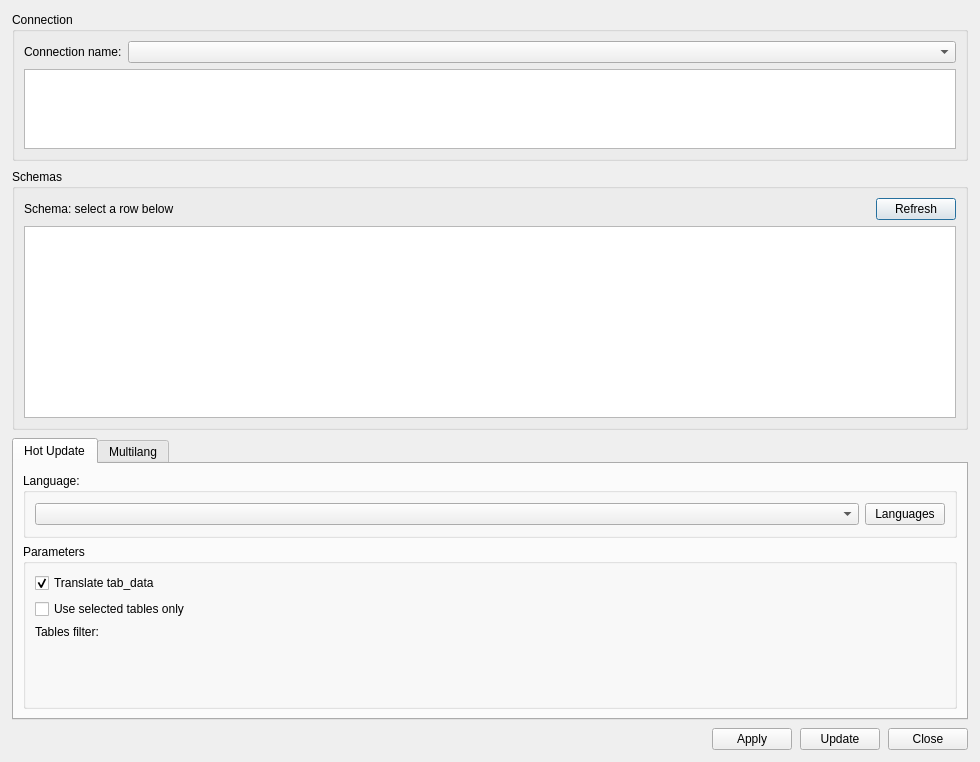
<?xml version="1.0" encoding="UTF-8"?>
<ui version="4.0">
 <class>dlg_admin_i18n_languages</class>
 <widget class="QDialog" name="dlg_admin_i18n_languages">
  <property name="geometry">
   <rect>
    <x>0</x>
    <y>0</y>
    <width>980</width>
    <height>762</height>
   </rect>
  </property>
  <property name="minimumSize">
   <size>
    <width>720</width>
    <height>520</height>
   </size>
  </property>
  <property name="windowTitle">
   <string>Manage languages</string>
  </property>
  <layout class="QVBoxLayout" name="verticalLayout">
   <property name="spacing">
    <number>8</number>
   </property>
   <property name="leftMargin">
    <number>12</number>
   </property>
   <property name="topMargin">
    <number>12</number>
   </property>
   <property name="rightMargin">
    <number>12</number>
   </property>
   <property name="bottomMargin">
    <number>12</number>
   </property>
   <item>
    <widget class="QGroupBox" name="grb_connection">
     <property name="title">
      <string>Connection</string>
     </property>
     <layout class="QVBoxLayout" name="layout_connection">
      <property name="spacing">
       <number>6</number>
      </property>
      <item>
       <layout class="QHBoxLayout" name="layout_connection_combo">
        <item>
         <widget class="QLabel" name="lbl_connection">
          <property name="text">
           <string>Connection name:</string>
          </property>
         </widget>
        </item>
        <item>
         <widget class="QComboBox" name="cmb_connection">
          <property name="sizePolicy">
           <sizepolicy hsizetype="Expanding" vsizetype="Fixed">
            <horstretch>1</horstretch>
            <verstretch>0</verstretch>
           </sizepolicy>
          </property>
         </widget>
        </item>
       </layout>
      </item>
      <item>
       <widget class="QTextEdit" name="txt_system_info">
        <property name="sizePolicy">
         <sizepolicy hsizetype="Expanding" vsizetype="Fixed">
          <horstretch>0</horstretch>
          <verstretch>0</verstretch>
         </sizepolicy>
        </property>
        <property name="minimumSize">
         <size>
          <width>0</width>
          <height>72</height>
         </size>
        </property>
        <property name="maximumSize">
         <size>
          <width>16777215</width>
          <height>88</height>
         </size>
        </property>
        <property name="readOnly">
         <bool>true</bool>
        </property>
       </widget>
      </item>
     </layout>
    </widget>
   </item>
   <item>
    <widget class="QGroupBox" name="grb_schemas">
     <property name="sizePolicy">
      <sizepolicy hsizetype="Preferred" vsizetype="Fixed">
       <horstretch>0</horstretch>
       <verstretch>0</verstretch>
      </sizepolicy>
     </property>
     <property name="title">
      <string>Schemas</string>
     </property>
     <layout class="QVBoxLayout" name="layout_schemas">
      <property name="spacing">
       <number>6</number>
      </property>
      <item>
       <layout class="QHBoxLayout" name="layout_schema_header">
        <item>
         <widget class="QLabel" name="lbl_schema_selection">
          <property name="text">
           <string>Schema: select a row below</string>
          </property>
         </widget>
        </item>
        <item>
         <spacer name="horizontalSpacer_schema">
          <property name="orientation">
           <enum>Qt::Horizontal</enum>
          </property>
          <property name="sizeHint" stdset="0">
           <size>
            <width>40</width>
            <height>20</height>
           </size>
          </property>
         </spacer>
        </item>
        <item>
         <widget class="QPushButton" name="btn_refresh">
          <property name="text">
           <string>Refresh</string>
          </property>
         </widget>
        </item>
       </layout>
      </item>
      <item>
       <widget class="QTableView" name="tbl_schemas">
        <property name="alternatingRowColors">
         <bool>true</bool>
        </property>
        <property name="selectionMode">
         <enum>QAbstractItemView::SingleSelection</enum>
        </property>
        <property name="selectionBehavior">
         <enum>QAbstractItemView::SelectRows</enum>
        </property>
        <property name="sortingEnabled">
         <bool>true</bool>
        </property>
       </widget>
      </item>
     </layout>
    </widget>
   </item>
   <item>
    <widget class="QTabWidget" name="tab_update_type">
     <property name="sizePolicy">
      <sizepolicy hsizetype="Preferred" vsizetype="Preferred">
       <horstretch>0</horstretch>
       <verstretch>0</verstretch>
      </sizepolicy>
     </property>
     <property name="currentIndex">
      <number>0</number>
     </property>
     <property name="tabBarAutoHide">
      <bool>false</bool>
     </property>
     <widget class="QWidget" name="tab">
      <attribute name="title">
       <string>Hot Update</string>
      </attribute>
      <layout class="QVBoxLayout" name="verticalLayout_2">
       <item>
        <widget class="QGroupBox" name="groupBox">
         <property name="title">
          <string>Language:</string>
         </property>
         <layout class="QHBoxLayout" name="horizontalLayout">
          <item>
           <widget class="QComboBox" name="cmb_language_hot_update">
            <property name="sizePolicy">
             <sizepolicy hsizetype="Expanding" vsizetype="Fixed">
              <horstretch>1</horstretch>
              <verstretch>0</verstretch>
             </sizepolicy>
            </property>
           </widget>
          </item>
          <item>
           <widget class="QPushButton" name="btn_manage_language_hot_update">
            <property name="text">
             <string>Languages</string>
            </property>
           </widget>
          </item>
         </layout>
        </widget>
       </item>
       <item>
        <widget class="QGroupBox" name="grb_params">
         <property name="title">
          <string>Parameters</string>
         </property>
         <layout class="QGridLayout" name="gridLayout_2">
          <item row="0" column="0">
           <widget class="QCheckBox" name="chk_add_tab_data">
            <property name="text">
             <string>Translate tab_data</string>
            </property>
            <property name="checked">
             <bool>true</bool>
            </property>
           </widget>
          </item>
          <item row="1" column="0">
           <widget class="QCheckBox" name="chk_use_selected_tables">
            <property name="text">
             <string>Use selected tables only</string>
            </property>
           </widget>
          </item>
          <item row="2" column="0">
           <widget class="QLabel" name="lbl_tables">
            <property name="text">
             <string>Tables filter:</string>
            </property>
           </widget>
          </item>
          <item row="3" column="0">
           <widget class="QWidget" name="wgt_tables_filter" native="true">
            <property name="sizePolicy">
             <sizepolicy hsizetype="Preferred" vsizetype="Fixed">
              <horstretch>0</horstretch>
              <verstretch>0</verstretch>
             </sizepolicy>
            </property>
            <property name="minimumSize">
             <size>
              <width>0</width>
              <height>52</height>
             </size>
            </property>
            <property name="maximumSize">
             <size>
              <width>16777215</width>
              <height>52</height>
             </size>
            </property>
           </widget>
          </item>
         </layout>
        </widget>
       </item>
      </layout>
     </widget>
     <widget class="QWidget" name="tab_2">
      <attribute name="title">
       <string>Multilang</string>
      </attribute>
      <layout class="QVBoxLayout" name="verticalLayout_3">
       <item>
        <widget class="QGroupBox" name="groupBox_2">
         <property name="sizePolicy">
          <sizepolicy hsizetype="Preferred" vsizetype="Maximum">
           <horstretch>0</horstretch>
           <verstretch>0</verstretch>
          </sizepolicy>
         </property>
         <property name="title">
          <string>Language</string>
         </property>
         <layout class="QGridLayout" name="gridLayout">
          <item row="0" column="1">
           <widget class="QPushButton" name="btn_manage_language_multilang">
            <property name="text">
             <string>Languages</string>
            </property>
           </widget>
          </item>
          <item row="0" column="0">
           <widget class="QComboBox" name="cmb_language_multilang">
            <property name="sizePolicy">
             <sizepolicy hsizetype="Expanding" vsizetype="Fixed">
              <horstretch>0</horstretch>
              <verstretch>0</verstretch>
             </sizepolicy>
            </property>
           </widget>
          </item>
         </layout>
        </widget>
       </item>
       <item>
        <widget class="QLabel" name="lbl_multilang_language">
         <property name="text">
          <string/>
         </property>
        </widget>
       </item>
      </layout>
     </widget>
    </widget>
   </item>
   <item>
    <layout class="QGridLayout" name="lyt_buttons">
     <item row="0" column="0">
      <widget class="QLabel" name="lbl_info">
       <property name="sizePolicy">
        <sizepolicy hsizetype="Expanding" vsizetype="Preferred">
         <horstretch>1</horstretch>
         <verstretch>0</verstretch>
        </sizepolicy>
       </property>
       <property name="text">
        <string/>
       </property>
       <property name="wordWrap">
        <bool>false</bool>
       </property>
      </widget>
     </item>
     <item row="0" column="1">
      <spacer name="horizontalSpacer">
       <property name="orientation">
        <enum>Qt::Horizontal</enum>
       </property>
       <property name="sizeHint" stdset="0">
        <size>
         <width>40</width>
         <height>20</height>
        </size>
       </property>
      </spacer>
     </item>
     <item row="0" column="3">
      <widget class="QPushButton" name="btn_update">
       <property name="text">
        <string>Update</string>
       </property>
      </widget>
     </item>
     <item row="0" column="4">
      <widget class="QPushButton" name="btn_close">
       <property name="text">
        <string>Close</string>
       </property>
      </widget>
     </item>
     <item row="0" column="2">
      <widget class="QPushButton" name="btn_apply">
       <property name="text">
        <string>Apply</string>
       </property>
      </widget>
     </item>
    </layout>
   </item>
  </layout>
 </widget>
 <resources/>
 <connections/>
</ui>
